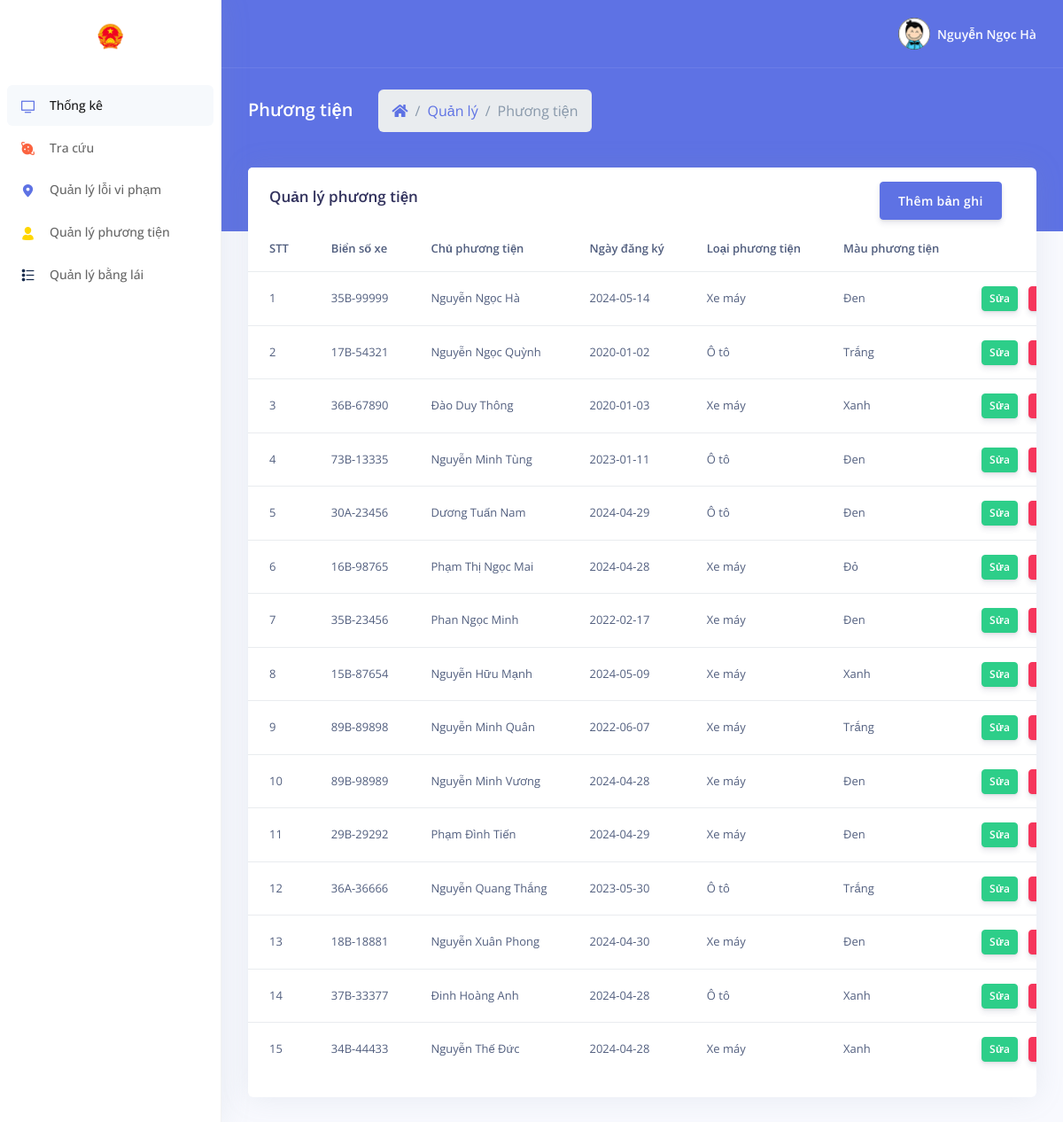
Screenshot of /vehicles.php with the database file from the repository.
### tables this page shows
CREATE TABLE `vehicles` (
  `vehicle_id` int(11) NOT NULL,
  `license_plate` varchar(20) NOT NULL,
  `owner_name` varchar(100) NOT NULL,
  `registration_date` date NOT NULL,
  `vehicle_type` varchar(50) DEFAULT NULL,
  `color` varchar(50) DEFAULT NULL
);

### vehicles.php (the view, shortened to what this page needs)
<?php
  $hostname = 'localhost';
  $username = 'root';
  $password = '';
  $database = 'traffic_violation_db';
  $conn = mysqli_connect($hostname, $username, $password, $database);
  $sql_vehicles = "SELECT COUNT(*) AS total_vehicles FROM vehicles";
  $sql_violations = "SELECT COUNT(*) AS total_violations FROM traffic_reports";
  $sql_licenses = "SELECT COUNT(*) AS total_licenses FROM driving_licenses";
  $sql_name = "SELECT name FROM admin";
  $result_vehicles = $conn->query($sql_vehicles);
  $result_violations = $conn->query($sql_violations);
  $result_licenses = $conn->query($sql_licenses);
  $result_name = $conn->query($sql_name);
  if ($result_vehicles->num_rows > 0 && $result_violations->num_rows > 0 && $result_licenses->num_rows > 0 && $result_name->num_rows > 0) {
    if ($result_name->num_rows > 0) {
        $row_name = $result_name->fetch_assoc();
        $total_name = $row_name['name'];
    } else {
    echo "Error fetching administrator name";
    }
  } else {
    echo "Error fetching data";
  }
?>
<!DOCTYPE html>
<html>
<head>
  <link rel="stylesheet" href="assets/vendor/nucleo/css/nucleo.css" type="text/css">
  <link rel="stylesheet" href="assets/vendor/@fortawesome/fontawesome-free/css/all.min.css" type="text/css">
  <link rel="stylesheet" href="assets/css/argon.css?v=1.2.0" type="text/css">
</head>
<body>
  <nav class="sidenav navbar navbar-vertical  fixed-left  navbar-expand-xs navbar-light bg-white" id="sidenav-main">
    <div class="scrollbar-inner">
      <div class="sidenav-header align-items-center">
        <a class="navbar-brand" href="#">
          <img src="assets/img/brand/logo.png" class="navbar-brand-img" alt="logo">
        </a>
      </div>
      <div class="navbar-inner">
        <div class="collapse navbar-collapse" id="sidenav-collapse-main">
          <ul class="navbar-nav">
            <li class="nav-item">
              <a class="nav-link active" href="index.php">
                <i class="ni ni-tv-2 text-primary"></i>
                <span class="nav-link-text">Thống kê</span>
              </a>
            </li>
            <li class="nav-item">
              <a class="nav-link" href="lookup.html">
                <i class="ni ni-planet text-orange"></i>
                <span class="nav-link-text">Tra cứu</span>
              </a>
            </li>
            <li class="nav-item">
              <a class="nav-link" href="violations.php">
                <i class="ni ni-pin-3 text-primary"></i>
                <span class="nav-link-text">Quản lý lỗi vi phạm</span>
              </a>
            </li>
            <li class="nav-item">
              <a class="nav-link" href="vehicles.php">
                <i class="ni ni-single-02 text-yellow"></i>
                <span class="nav-link-text">Quản lý phương tiện</span>
              </a>
            </li>
            <li class="nav-item">
              <a class="nav-link" href="licenses.php">
                <i class="ni ni-bullet-list-67 text-default"></i>
                <span class="nav-link-text">Quản lý bằng lái</span>
              </a>
            </li>
          </ul>
        </div>
      </div>
    </div>
  </nav>
  <div class="main-content" id="panel">
    <nav class="navbar navbar-top navbar-expand navbar-dark bg-primary border-bottom">
      <div class="container-fluid">
        <div class="collapse navbar-collapse" id="navbarSupportedContent">
          <ul class="navbar-nav align-items-center  ml-auto ml-md-0 ">
            <li class="nav-item dropdown">
              <a class="nav-link pr-0" href="#" role="button" data-toggle="dropdown" aria-haspopup="true" aria-expanded="false">
                <div class="media align-items-center">
                  <span class="avatar avatar-sm rounded-circle">
                    <img alt="Image placeholder" src="assets/img/brand/favicon.png">
                  </span>
                  <div class="media-body  ml-2  d-none d-lg-block">
                    <span class="mb-0 text-sm  font-weight-bold"><?php echo $total_name; ?></span>
                  </div>
                </div>
              </a>
            </li>
          </ul>
        </div>
      </div>
    </nav>
    <div class="header bg-primary pb-6">
        <div class="container-fluid">
          <div class="header-body">
            <div class="row align-items-center py-4">
              <div class="col-lg-6 col-7">
                <h6 class="h2 text-white d-inline-block mb-0">Phương tiện</h6>
                <nav aria-label="breadcrumb" class="d-none d-md-inline-block ml-md-4">
                  <ol class="breadcrumb breadcrumb-links breadcrumb-dark">
                    <li class="breadcrumb-item"><a href="#"><i class="fas fa-home"></i></a></li>
                    <li class="breadcrumb-item"><a href="#">Quản lý</a></li>
                    <li class="breadcrumb-item active" aria-current="page">Phương tiện</li>
                  </ol>
                </nav>
              </div>
            </div>
          </div>
        </div>
      </div>
      <div class="container-fluid mt--6">
        <div class="row">
          <div class="col">
            <div class="card">
                <div class="d-flex">
                    <div class="card-header border-0">
                        <h3 class="mb-0">Quản lý phương tiện</h3>
                    </div>
                    <div class="row mr-sm-4 mt-3" style="margin-left: auto;">
                        <div class="col-md-12 text-right">
                        <button type="button" class="btn btn-primary" data-toggle="modal" data-target="#addRecordModal">
                            Thêm bản ghi
                        </button>
                        </div>
                    </div>
                </div>
              <div class="table-responsive">
                <table class="table align-items-center table-flush">
                    <tr>
                      <th scope="col" class="sort" data-sort="id">STT</th>
                      <th scope="col" class="sort" data-sort="number">Biển số xe</th>
                      <th scope="col" class="sort" data-sort="user">Chủ phương tiện</th>
                      <th scope="col" class="sort" data-sort="date">Ngày đăng ký</th>
                      <th scope="col" class="sort" data-sort="type">Loại phương tiện</th>
                      <th scope="col" class="sort" data-sort="color">Màu phương tiện</th>
                    </tr>
                    <?php
                    $hostname = 'localhost';
                    $username = 'root';
                    $password = '';
                    $database = 'traffic_violation_db';
                    $conn = new mysqli($hostname, $username, $password, $database);
                    $sql = "SELECT vehicle_id, license_plate, owner_name, registration_date, vehicle_type, color FROM vehicles";
                    $result = $conn->query($sql);
                    if ($result->num_rows > 0) {
                        while ($row = $result->fetch_assoc()) {
                            echo "<tr>";
                            echo "<td>" . $row["vehicle_id"] . "</td>";
                            echo "<td>" . $row["license_plate"] . "</td>";
                            echo "<td>" . $row["owner_name"] . "</td>";
                            echo "<td>" . $row["registration_date"] . "</td>";
                            echo "<td>" . $row["vehicle_type"] . "</td>";
                            echo "<td>" . $row["color"] . "</td>";
                            echo "<td><button class='btn btn-sm btn-success edit-vehicle' data-id='" . $row["vehicle_id"] . "'>Sửa</button>
                            <button class='btn btn-sm btn-danger delete-vehicle' data-id='" . $row["vehicle_id"] . "'>Xóa</button></td>";
                            echo "<tr>";
                        }
                    } else {
                        echo "<tr><td colspan='6'>Không tìm thấy dữ liệu vi phạm nào.</td></tr>";
                    }
                    ?>
                </table>
                <br>
                </div>
              </div>
            </div>
          </div>
        </div>
    </div>
</body>
</html>

### rows the page displays
vehicles: vehicle_id "1", license_plate "35B-99999", owner_name "Nguyễn Ngọc Hà", registration_date "2024-05-14", vehicle_type "Xe máy", color "Đen"
vehicles: vehicle_id "2", license_plate "17B-54321", owner_name "Nguyễn Ngọc Quỳnh", registration_date "2020-01-02", vehicle_type "Ô tô", color "Trắng"
vehicles: vehicle_id "3", license_plate "36B-67890", owner_name "Đào Duy Thông", registration_date "2020-01-03", vehicle_type "Xe máy", color "Xanh"
vehicles: vehicle_id "4", license_plate "73B-13335", owner_name "Nguyễn Minh Tùng", registration_date "2023-01-11", vehicle_type "Ô tô", color "Đen"
vehicles: vehicle_id "5", license_plate "30A-23456", owner_name "Dương Tuấn Nam", registration_date "2024-04-29", vehicle_type "Ô tô", color "Đen"
vehicles: vehicle_id "6", license_plate "16B-98765", owner_name "Phạm Thị Ngọc Mai", registration_date "2024-04-28", vehicle_type "Xe máy", color "Đỏ"
vehicles: vehicle_id "7", license_plate "35B-23456", owner_name "Phan Ngọc Minh", registration_date "2022-02-17", vehicle_type "Xe máy", color "Đen"
vehicles: vehicle_id "8", license_plate "15B-87654", owner_name "Nguyễn Hữu Mạnh", registration_date "2024-05-09", vehicle_type "Xe máy", color "Xanh"
vehicles: vehicle_id "9", license_plate "89B-89898", owner_name "Nguyễn Minh Quân", registration_date "2022-06-07", vehicle_type "Xe máy", color "Trắng"
vehicles: vehicle_id "10", license_plate "89B-98989", owner_name "Nguyễn Minh Vương", registration_date "2024-04-28", vehicle_type "Xe máy", color "Đen"
vehicles: vehicle_id "11", license_plate "29B-29292", owner_name "Phạm Đình Tiến", registration_date "2024-04-29", vehicle_type "Xe máy", color "Đen"
vehicles: vehicle_id "12", license_plate "36A-36666", owner_name "Nguyễn Quang Thắng", registration_date "2023-05-30", vehicle_type "Ô tô", color "Trắng"
vehicles: vehicle_id "13", license_plate "18B-18881", owner_name "Nguyễn Xuân Phong", registration_date "2024-04-30", vehicle_type "Xe máy", color "Đen"
vehicles: vehicle_id "14", license_plate "37B-33377", owner_name "Đinh Hoàng Anh", registration_date "2024-04-28", vehicle_type "Ô tô", color "Xanh"
vehicles: vehicle_id "15", license_plate "34B-44433", owner_name "Nguyễn Thế Đức", registration_date "2024-04-28", vehicle_type "Xe máy", color "Xanh"

### other values shown
$total_name "Nguyễn Ngọc Hà"
